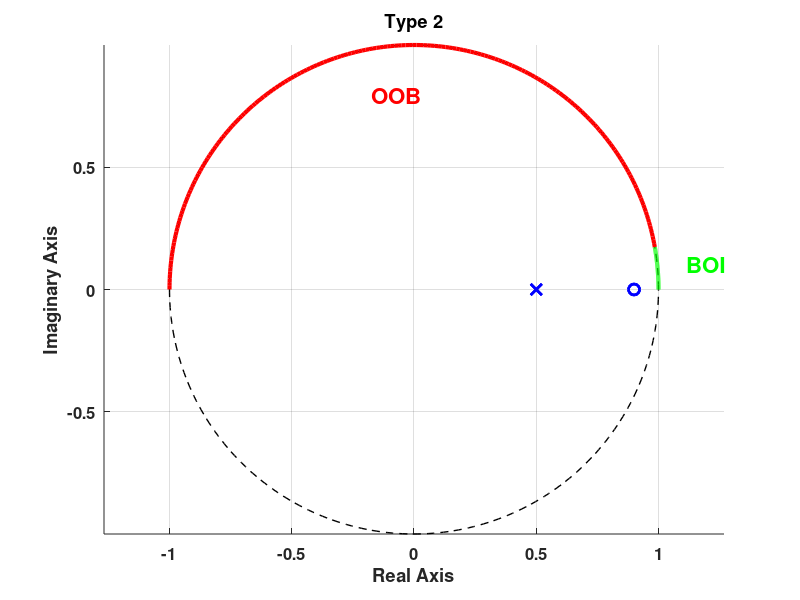

Write the MATLAB code that produced this figure.
% =====================================================
% Compare two transfer functions (H1 and H2)
% =====================================================

% ---- Parameters: First system ----
z0_1 = 0.9;
p0_1 = 0.5;
z1_1 = 0.9;
p1_1 = 0.5;
theta_z1 = 0*pi/180;
theta_p1 = 0*pi/180;

% ---- Compute zeros and poles ----
zeros1 = [z0_1, z1_1*exp(-1j*theta_z1), z1_1*exp(1j*theta_z1)];
poles1 = [p0_1, p1_1*exp(-1j*theta_p1), p1_1*exp(1j*theta_p1)];

% ---- Compute coefficients ----
b1 = poly(zeros1);
a1 = poly(poles1);


% =====================================================
% Plot 1: Pole–Zero Map (custom color control)
% =====================================================
figure; hold on; grid on; axis equal;

% Plot unit circle
theta = linspace(0, 2*pi, 300);
plot(cos(theta), sin(theta), 'k--', 'LineWidth', 1);

% ---- Options for colored arcs on unit circle ----
show_arcs = 1;        % set to 1 to draw arcs, 0 to skip
X_deg     = 10;       % end of green arc (0 -> X); red arc is (X -> 180)

if show_arcs
    % Clamp X to [0, 180]
    X_deg = max(0, min(180, X_deg));

    % Build angles (in radians)
    t_green = deg2rad(linspace(0,   X_deg, 200));   % 0 to X
    t_red   = deg2rad(linspace(X_deg, 180, 200));   % X to 180

    % Arc coordinates (unit circle)
    xg = cos(t_green); yg = sin(t_green);
    xr = cos(t_red);   yr = sin(t_red);

    % Draw arcs
    plot(xg, yg, 'g-', 'LineWidth', 3);   % BOI arc (green)
    plot(xr, yr, 'r-', 'LineWidth', 3);   % OOB arc (red)

    % Annotations placed a bit outside the circle
    mid_green = deg2rad((0 + X_deg)/2);
    mid_red   = deg2rad((X_deg + 180)/2);

    r_txt = 1.2;  % radius for text placement
    text(r_txt*cos(mid_green), r_txt*sin(mid_green), 'BOI', ...
        'Color', 'g', 'FontWeight', 'bold', 'FontSize', 16, 'HorizontalAlignment', 'center');

    text(0.8*cos(mid_red),   0.8*sin(mid_red),   'OOB', ...
        'Color', 'r', 'FontWeight', 'bold', 'FontSize', 16,'HorizontalAlignment', 'center');
end

% System 1: blue
plot(real(zeros1), imag(zeros1), 'bo', 'MarkerSize', 8, 'LineWidth', 1.8);
plot(real(poles1), imag(poles1), 'bx', 'MarkerSize', 8, 'LineWidth', 1.8);


title('Type 2');
xlabel('Real Axis');
ylabel('Imaginary Axis');
%legend('Unit Circle', 'Zeros (Sys1)', 'Poles (Sys1)');
set(gca, 'FontWeight', 'bold', 'FontSize', 12);
hold off;

